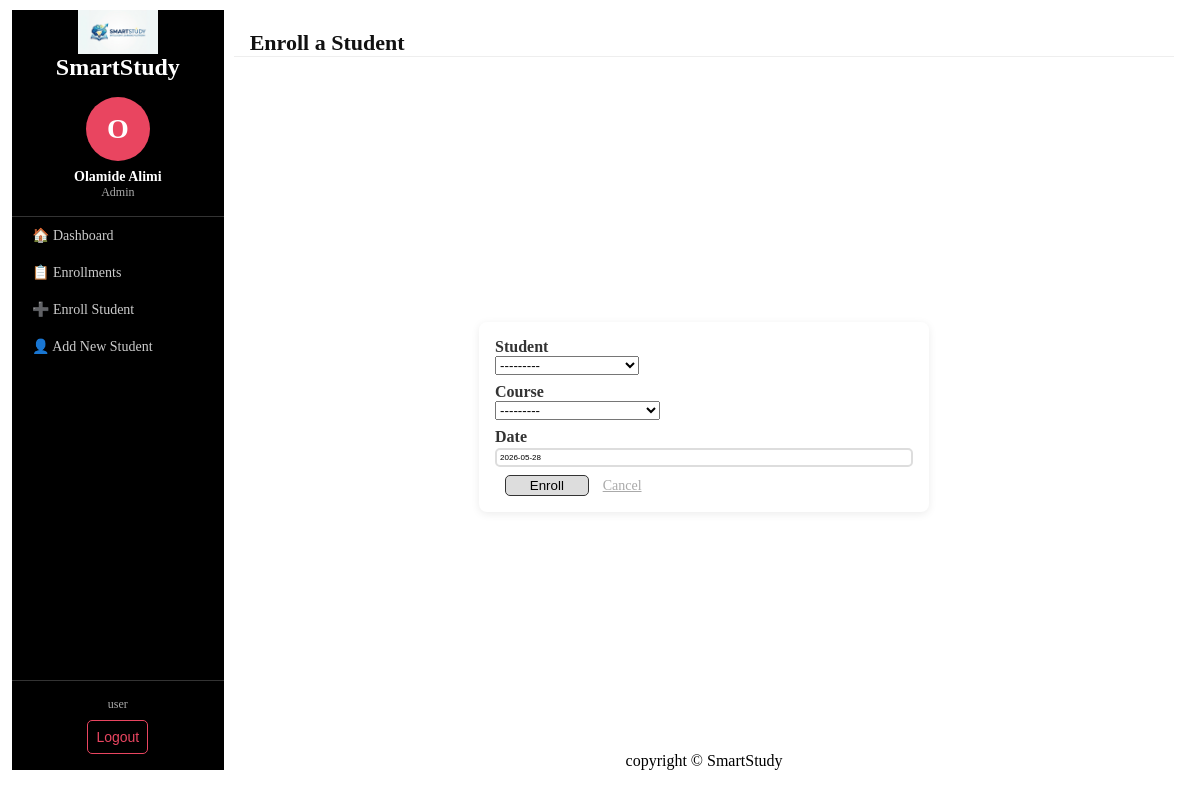
The page /dashboard/admin/enrollments/add/ (signed in) on the database its author committed.
### portal/models.py (models this page shows, shortened)
class CustomUser(AbstractUser):
    ROLE_CHOICE = [
        ('student', 'Student'),
        ('parent', 'Parent'),
        ('staff', 'Staff'),
        ('Admin', 'Admin'),
    ]
    role = models.CharField(max_length=10, choices=ROLE_CHOICE)
    phone = models.CharField(max_length=20, blank=True)
    image = models.ImageField(upload_to='students/', blank=True, null=True)
    class_name = models.CharField(max_length=20, blank=True)
    children = models.ManyToManyField('self', blank=True,)
    def __str__(self):
        return f"{self.get_full_name()} ({self.role})"
    @property
    def is_student(self):
        return self.role == 'student'
    @property
    def is_staff_member(self):
        return self.role == 'staff'
    @property
    def is_admin(self):
        return self.role == 'admin'

### account/views.py (the view)
        @login_required(login_url='login')
        def wrapped(request, *args, **kwargs):
            if request.user.role != role:
                return redirect('dashboard')
            return view_func(request, *args, **kwargs)

### portal/forms.py
class AdminEnrollmentForm(forms.ModelForm):
    student = forms.ModelChoiceField(
        queryset=CustomUser.objects.filter(role='student').order_by('last_name')
    )
    class Meta:
        model = Enrollment
        fields = ['student', 'course', 'date']

### account/views.py (called while the page is built)
def role_required(role):
    def decorator(view_func):
        @login_required(login_url='login')
        def wrapped(request, *args, **kwargs):
            if request.user.role != role:
                return redirect('dashboard')
            return view_func(request, *args, **kwargs)
        return wrapped
    return decorator

@role_required('admin')
def admin_enroll_student(request):
    form = AdminEnrollmentForm(request.POST or None)
    if form.is_valid():
        form.save()
        return redirect('admin_enrollments')
    return render(request, 'account/admin_enroll_student.html', {
        'form': form,
    })

### portal/models.py (called while the page is built)
    def __str__(self):
        return f"{self.code} — {self.title}"

### templates/account/admin_enroll_student.html (shortened to what this page needs)
{% extends 'base.html' %}
{% block content %}
<div class="page-header">
    <h1>Enroll a Student</h1>
</div>
<div class="container">
    <div class="card">
        <div class="form">
            <form method="post">
                {% for field in form %}
                <p>
                    <label>{{ field.label }}</label>
                    {{ field }}
                </p>
                {% endfor %}
                <button type="submit" class="btn">Enroll</button>
                <a href="{% url 'admin_enrollments' %}"
                   style="margin-left:10px; font-size:14px; color:#aaa;">Cancel</a>
            </form>
        </div>
    </div>
</div>
{% endblock %}

### templates/base.html (shortened to what this page needs)
{% load static %}
<!DOCTYPE html>
<html lang="en">
<head>
    <link rel='stylesheet' href="{% static 'css/main.css' %}">
</head>
<body>
    <nav>
        <a href="/" class="logo">
            <img src="{% static 'image/logo.png' %}" alt="SmartStudy Logo">
        </a>
        <h2>SmartStudy</h2>
        {% if request.user.is_authenticated %}
            <div class="sidebar-profile">
                {% if request.user.image %}
                    <img src="{{ request.user.image.url }}" alt="Profile Photo" class="profile-img">
                {% else %}
                    <div class="avatar-placeholder">{{ request.user.get_full_name|first }}</div>
                {% endif %}
                <p class="sidebar-name">{{ request.user.get_full_name }}</p>
                <p class="sidebar-role">{{ request.user.role|capfirst }}</p>
            </div>
            <div class="nav-links">
                {% if request.user.is_student %}
                    <a href="{% url 'student_dashboard' %}">🏠 Dashboard</a>
                    <a href="{% url 'student_courses' %}">📚 Courses</a>
                    <a href="{% url 'student_assignments' %}">📝 Assignments</a>
                    <a href="{% url 'student_profile' %}">👤 Profile</a>
                {% elif request.user.is_admin %}
                    <a href="{% url 'admin_dashboard' %}">🏠 Dashboard</a>
                    <a href="{% url 'admin_enrollments' %}">📋 Enrollments</a>
                    <a href="{% url 'admin_enroll_student' %}">➕ Enroll Student</a>
                    <a href="{% url 'admin_add_student' %}">👤 Add New Student</a>
                {% endif %}
            </div>
            <div class="sidebar-footer">
                <span class="sidebar-username">{{ request.user.username }}</span>
                <form action="{% url 'logout' %}" method="post">
                    <button type="submit" class="logout-btn">Logout</button>
                </form>
            </div>
        {% endif %}
    </nav>
    <main>
        {% block content %}
        {% endblock %}
        <footer>
            <p>copyright &copy; SmartStudy</p>
        </footer>
    </main>
</body>
</html>

### static/css/main.css (style rules this page uses)
* { margin: 0; padding: 0; box-sizing: border-box; }
body { width: 98%; margin:10px auto; display: flex; gap: 10px; justify-content: start; align-items: start; }
nav { background-color: black; width: 18%; height: 95vh; display: flex; flex-direction: column; align-items: center; justify-content: start; color: white; }
.logo img { max-width: 80px; height: auto; display: flex; justify-content: start; }
.topNav,.navRight,.nav-links { display: flex; align-items: center; flex-direction: column; width: 100%; color: white; }
.sidebar-profile { display: flex; flex-direction: column; align-items: center; padding: 16px 0; border-bottom: 1px solid #333; width: 100%; }
.avatar-placeholder { width: 64px; height: 64px; border-radius: 50%; background-color: #e94560; color: white; font-size: 28px; font-weight: bold; display: flex; align-items: center; justify-content: center; margin-bottom: 8px; }
.sidebar-name { color: white; font-weight: 600; font-size: 14px; text-align: center; }
.sidebar-role { color: #aaa; font-size: 12px; }
.nav-links a { display: block; width: 100%; padding: 10px 20px; color: #ccc; text-decoration: none; font-size: 14px; transition: background 0.2s, color 0.2s; }
.sidebar-footer { margin-top: auto; width: 100%; padding: 16px; border-top: 1px solid #333; display: flex; flex-direction: column; align-items: center; gap: 8px; }
.sidebar-username { color: #aaa; font-size: 12px; }
.logout-btn { width: 100%; padding: 8px; background-color: transparent; color: #e94560; border: 1px solid #e94560; border-radius: 5px; cursor: pointer; font-size: 14px; transition: background 0.2s, color 0.2s; }
.page-header { padding: 20px 16px 0; border-bottom: 1px solid #eee; margin-bottom: 16px; }
.page-header h1 { font-size: 22px; color: #111; }
main { width: 80%; height: 95vh; display: flex; flex-direction: column; justify-content: space-between; }
footer { display: flex; margin-inline: auto; align-items: center; }
.container { margin-top: 20px; display: flex; justify-content: center; align-items: center; padding: 3rem 1rem; min-height: 60vh; }
.card { background: #000; padding: 2.5rem; border-radius: 10px; box-shadow: 0 4px 15px rgba(0, 0, 0, 0.1); width: 100%; max-width: 450px; }
.form p { margin-bottom: 8px; }
.form label { display: block; font-weight: 600; color: #333; }
.form input { width: 100% ; padding: 3px; border: 2px solid #ddd; border-radius: 5px; font-size: 8px; }
.btn { background-color: #ddd; width: 20%; margin-left: 10px; border: 1px solid #333; padding: 2px 3px; border-radius: 5px; }
.card { background: white; border-radius: 8px; padding: 16px; margin-bottom: 12px; box-shadow: 0 2px 8px rgba(0,0,0,0.08); }

### rows shown on the page
CustomUser: user.get_full_name|first "O", user.get_full_name "Olamide Alimi", user.role "Admin", user.username "user"

### other values the page prints
{{ field.label }} "Student" "Course" "Date"
